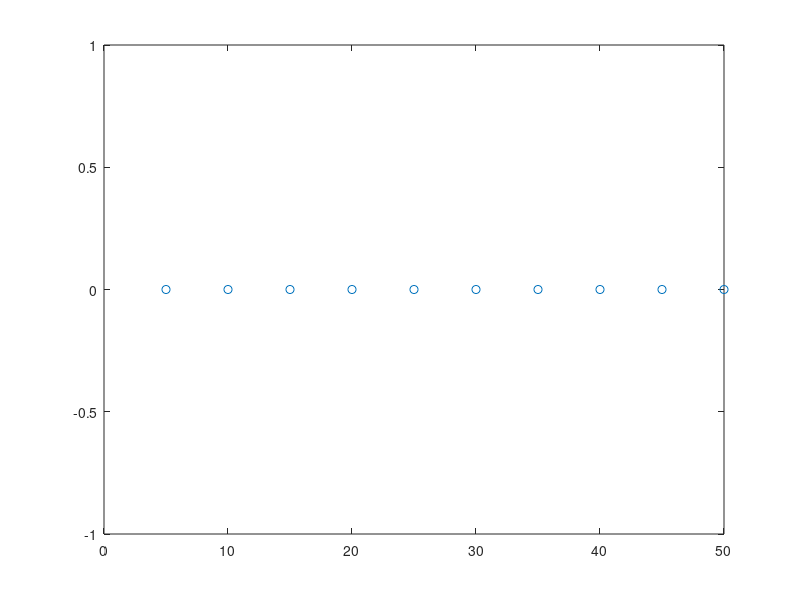

This chart was generated by the following MATLAB code:
clearvars;
addpath([pwd,'/vorosim']);

% ylis=4:4:56;
% xlis=-5:0.5:5;
% ylis=0:0.05:0.5;
% xlis=-5:0.5:5;
% ylis=0.05:0.05:0.5;
% xlis=0.5:0.5:5;

ylis=0.5;
xlis=5:5:50;


yclm=ylis;
xclm=xlis;

PQexist=zeros(length(yclm),length(xclm));
PQ=zeros(length(yclm),length(xclm));

yi=0;
for cycy=1:length(yclm);
    yy=yclm(cycy);
    yi=yi+1;
    xi=0;
    for cycx=1:length(xclm);
        xx=xclm(cycx);
        xi=xi+1;
        %         folder=['details_L36c36u1A36aa20_',num2str(yy),'_',num2str(xx),'_1n1000000r1000s501'];
        
        folder=['aa_pp0_L36c36u1A36aa',num2str(xx),'_',num2str(yy),'_3.5_1n400000r1000s201'];
        %         folder=['celsc_L',num2str(yy),'c36u1A36aa20_0.5_',num2str(xx),'_1n100000r1s1'];
        %         folder=['L_p0_aainf_L',num2str(yy),'c36u1A36aa99_0.5_',num2str(xx),'_1n400000r1000s201'];
        %         file=[folder,'/pm_ceEb.fig'];
        file=[folder,'/localcellsus.mat'];
        if(exist(file,'file')),
            PQexist(yi,xi)=1;
            load([folder,'/statistics.mat']);
            %              PQ(yi,xi)=sA/36;
            PQ(yi,xi)=miso;
            %             load([folder,'/parameter0.mat']);
            %             load([folder,'/anaresult.mat']);
            %             [ ua,up,ura] = simener4( A0,kk,pp0,AA,PP );
            %             save([folder,'/anaresultus.mat'],'ua','up','ura');
            %
            %             c1=motcels(1);
            %             c2=motcels(2);
            %             c3=motcels(3);
            %             c4=motcels(4);
            %             ua4=(ua(:,c1)'+ua(:,c2)'+ua(:,c3)'+ua(:,c4)')/4;
            %             uaa=nanmean(ua,2)';
            %             up4=(up(:,c1)'+up(:,c2)'+up(:,c3)'+up(:,c4)')/4;
            %             upa=nanmean(up,2)';
            %             ura4=(ura(:,c1)'+ura(:,c2)'+ura(:,c3)'+ura(:,c4)')/4;
            %             uraa=nanmean(ura,2)';
            %             save([folder,'/localcellsus.mat'],'ua4','uaa','up4','upa','ura4','uraa');
            disp(['Finished: yy=',num2str(yy),' xx=',num2str(xx)]);
        else
            PQexist(yi,xi)=0;
            disp(['Not exist: yy=',num2str(yy),' xx=',num2str(xx)]);
        end
        %         disp(['yy=',num2str(yy),' xx=',num2str(xx)]);
    end
end
figure;plot(xlis,PQ,'o');


